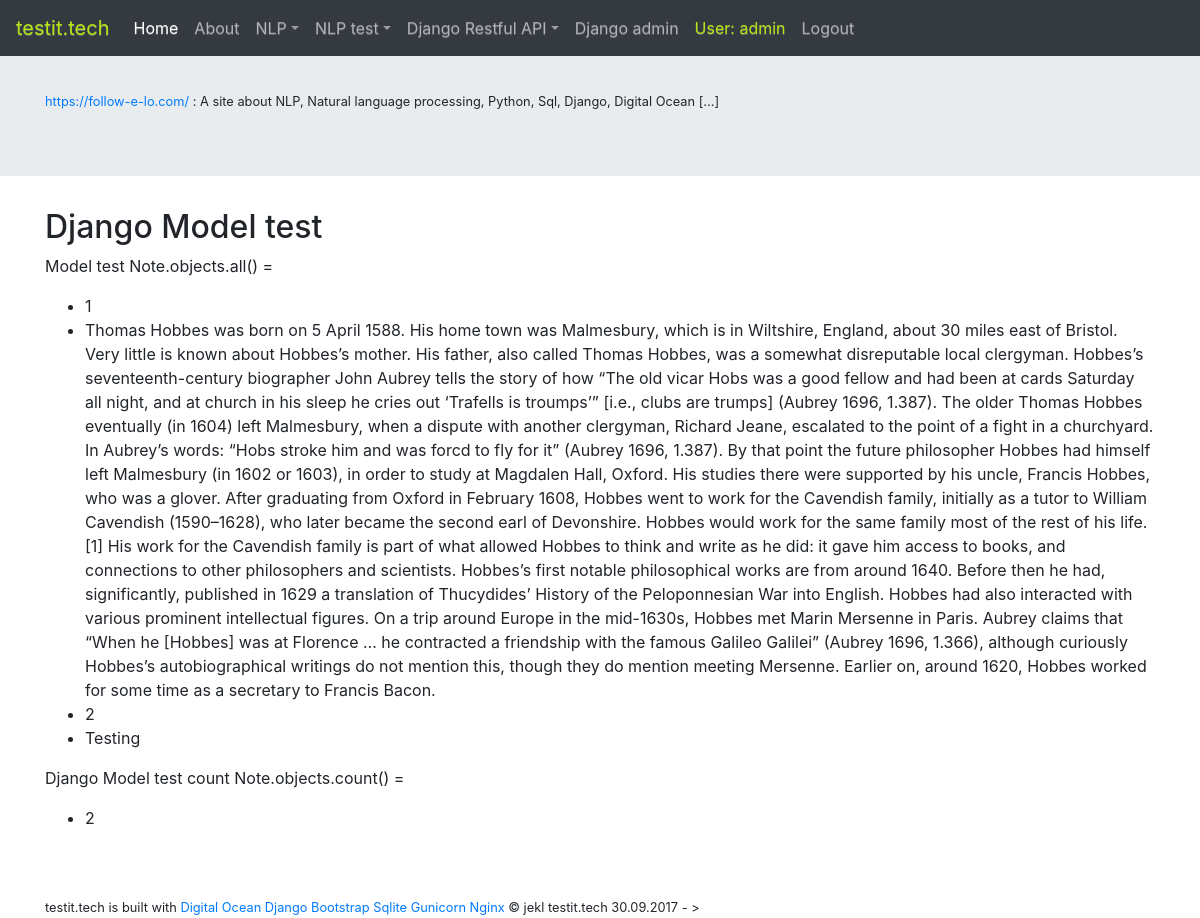
Before: /test_model (signed in) with the older database file.
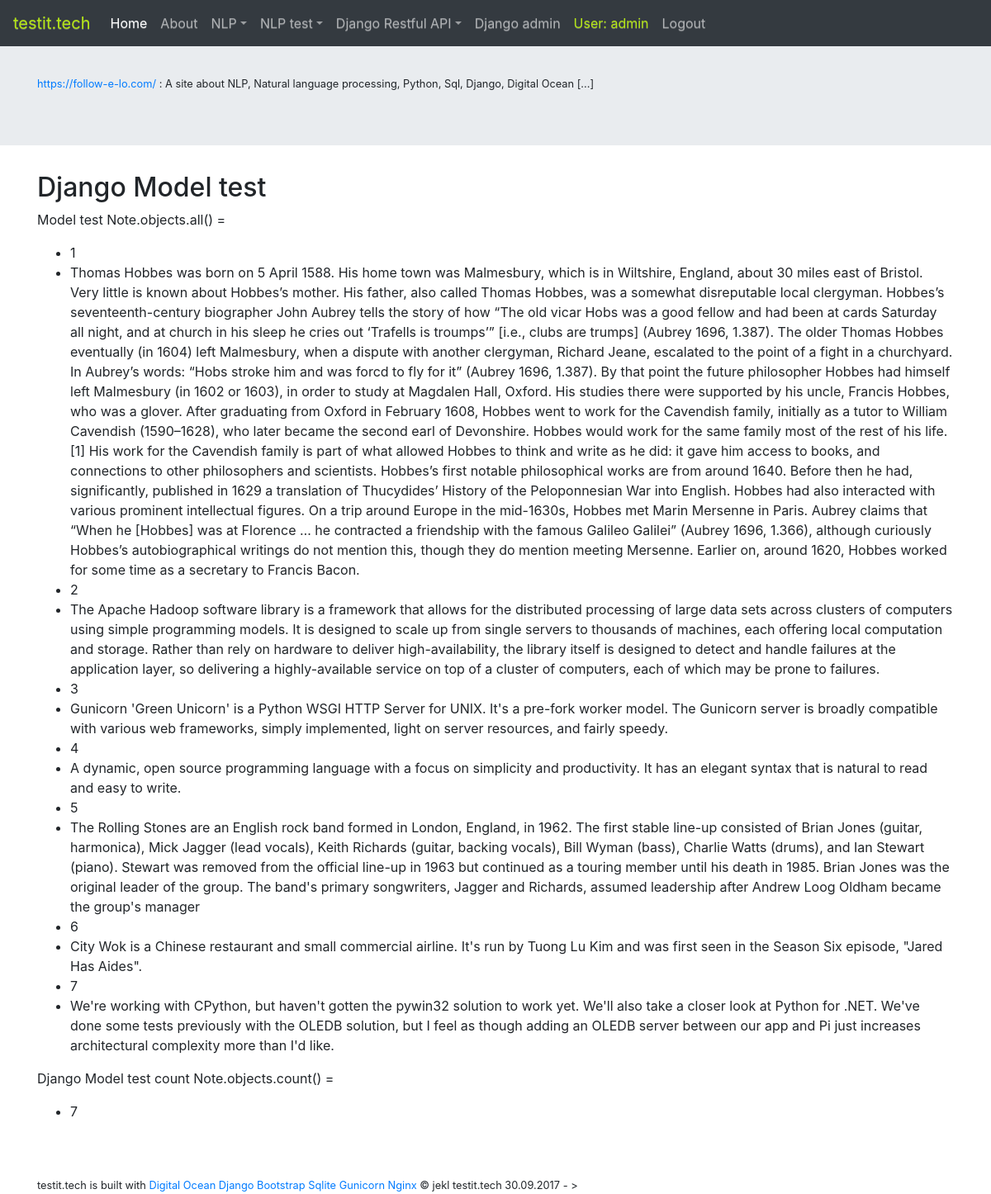
After: the same page with the newer database file.
### elo/models.py (models this page shows)
class Note(models.Model):
    title = models.CharField(max_length = 100,unique=True,  default="")
    raw_text = models.CharField(max_length = 10000)
    sentences = models.BigIntegerField(default=0)
    def __str__(self):
        return self.raw_text

### elo/views.py (the view)
# urls.py: path("test_model", views.test_model, name="test_model"),
@login_required
def test_model(request):
    rv = "E-loweb, django admin testit.tech/admin. "
    data = Note.objects.all()
    amount = Note.objects.count()
    context = {"data": data, "amount": amount}
    rv += format(context)
    return render(request, "elo/qa_text/test_model.html", context)

### elo/templates/elo/qa_text/test_model.html
{% extends 'elo/base.html' %}
{% block content %}
<h2>Django Model test</h2>
    <p>Model test Note.objects.all() = </p>
    {% if data %}
    <ul>
        {% for d in data %}
        <li>{{ d.id }}</li>
        <li>{{ d.raw_text }}</li>
        {% endfor %}
    </ul>
    {% else %}
    <p>No raw_text</p>
    {% endif %}
    <p>Django Model test count Note.objects.count() =</p>
<ul>
<li>{{ amount }}</li>
</ul>
{% endblock %}

Changed rows visible on the page:
changed Note id 2: raw_text "Testing" → "The Apache Hadoop software library is a framework that allows for the distributed processing of large data sets across clusters of computers using simple programming models. It is designed to scale up from single servers to thousands of machines, each offering local computation and storage. Rather than rely on hardware to deliver high-availability, the library itself is designed to detect and handle failures at the application layer, so delivering a highly-available service on top of a cluster of computers, each of which may be prone to failures."
added Note: id "3", raw_text "Gunicorn 'Green Unicorn' is a Python WSGI HTTP Server for UNIX. It's a pre-fork worker model. The Gunicorn server is broadly compatible with various web frameworks, simply implemented, light on server resources, and fairly speedy."
added Note: id "4", raw_text "A dynamic, open source programming language with a focus on simplicity and productivity. It has an elegant syntax that is natural to read and easy to write."
added Note: id "5", raw_text "The Rolling Stones are an English rock band formed in London, England, in 1962. The first stable line-up consisted of Brian Jones (guitar, harmonica), Mick Jagger (lead vocals), Keith Richards (guitar, backing vocals), Bill Wyman (bass), Charlie Watts (drums), and Ian Stewart (piano). Stewart was removed from the official line-up in 1963 but continued as a touring member until his death in 1985. Brian Jones was the original leader of the group. The band's primary songwriters, Jagger and Richards, assumed leadership after Andrew Loog Oldham became the group's manager"
added Note: id "6", raw_text "City Wok is a Chinese restaurant and small commercial airline. It's run by Tuong Lu Kim and was first seen in the Season Six episode, \"Jared Has Aides\"."
added Note: id "7", raw_text "We're working with CPython, but haven't gotten the pywin32 solution to work yet. We'll also take a closer look at Python for .NET. We've done some tests previously with the OLEDB solution, but I feel as though adding an OLEDB server between our app and Pi just increases architectural complexity more than I'd like."
Other visible differences:
{{ amount }}: "2" → "7"
